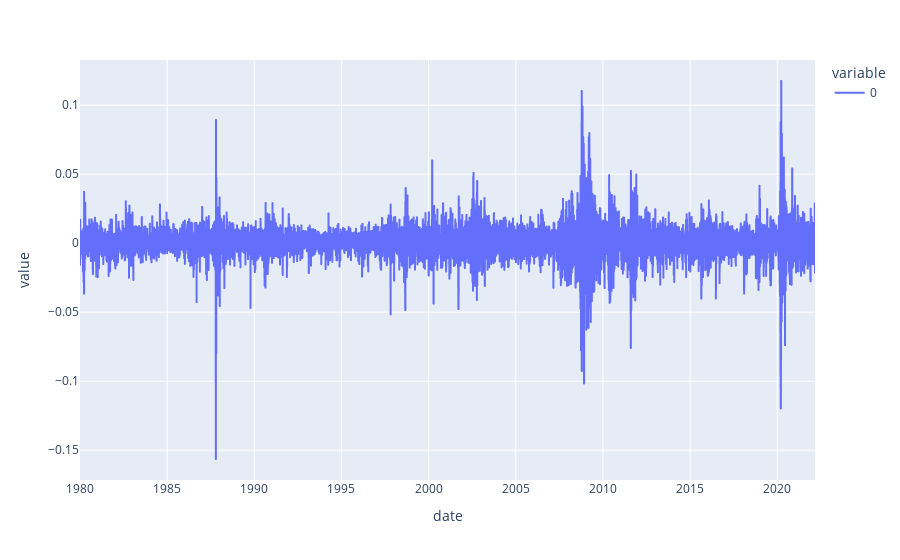

Write notebook code for a chart like this one.
### Code cell
ew_index_returns = X.mean(axis=1)
px.line(ew_index_returns)

### Figure 1 — Plotly figure (JSON) as saved in the notebook; plotly's stock layout.template omitted (floating-point values rounded to 4 significant figures; data arrays with more than 128 entries replaced by an {"elided": "..."} marker saying what was removed)
{"data": [{"hovertemplate": "variable=0<br>date=%{x}<br>value=%{y}<extra></extra>", "legendgroup": "0", "line": {"color": "#636efa", "dash": "solid"}, "marker": {"symbol": "circle"}, "mode": "lines", "name": "0", "showlegend": true, "type": "scattergl", "x": {"elided": "10633 str values"}, "xaxis": "x", "y": {"elided": "10633 float values"}, "yaxis": "y"}], "layout": {"autosize": true, "legend": {"title": {"text": "variable"}, "tracegroupgap": 0}, "margin": {"t": 60}, "xaxis": {"anchor": "y", "autorange": true, "domain": [0, 1], "range": ["1980-01-02", "2022-03-02"], "title": {"text": "date"}, "type": "date"}, "yaxis": {"anchor": "x", "autorange": true, "domain": [0, 1], "range": [-0.1716, 0.1327], "title": {"text": "value"}, "type": "linear"}}}
